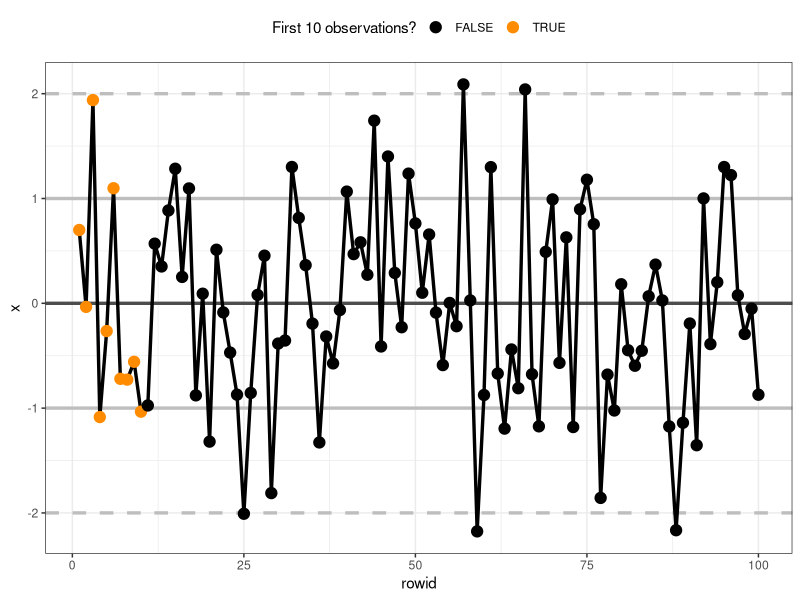
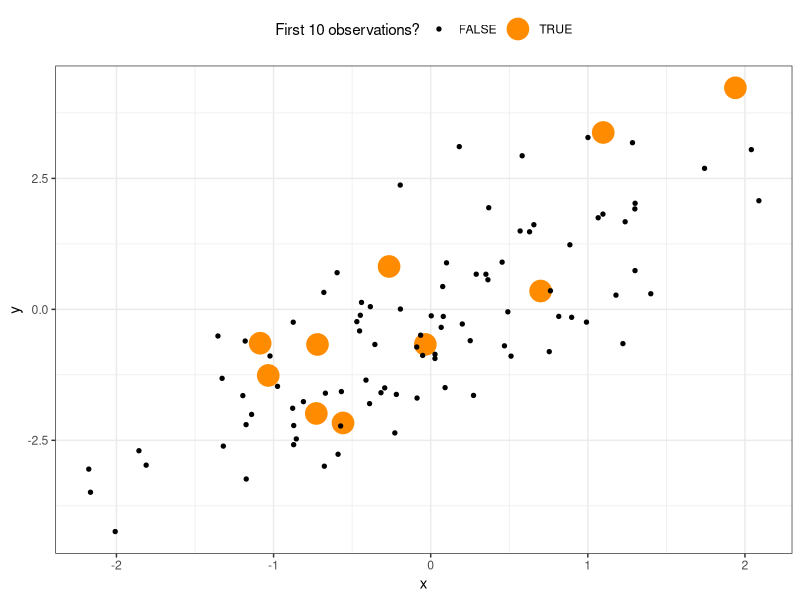
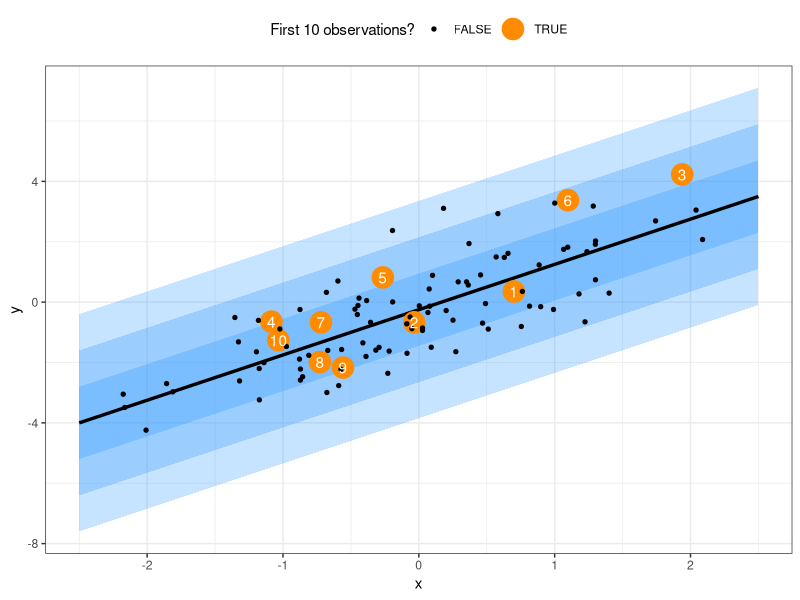
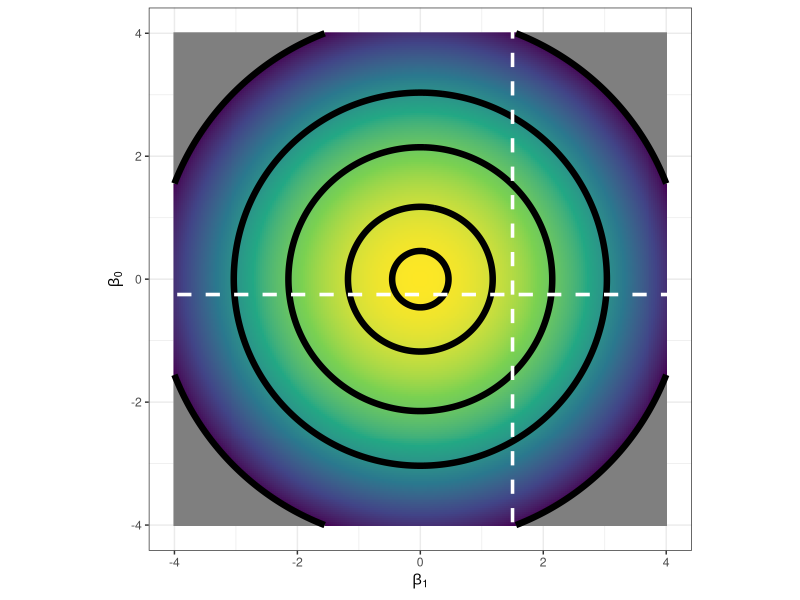
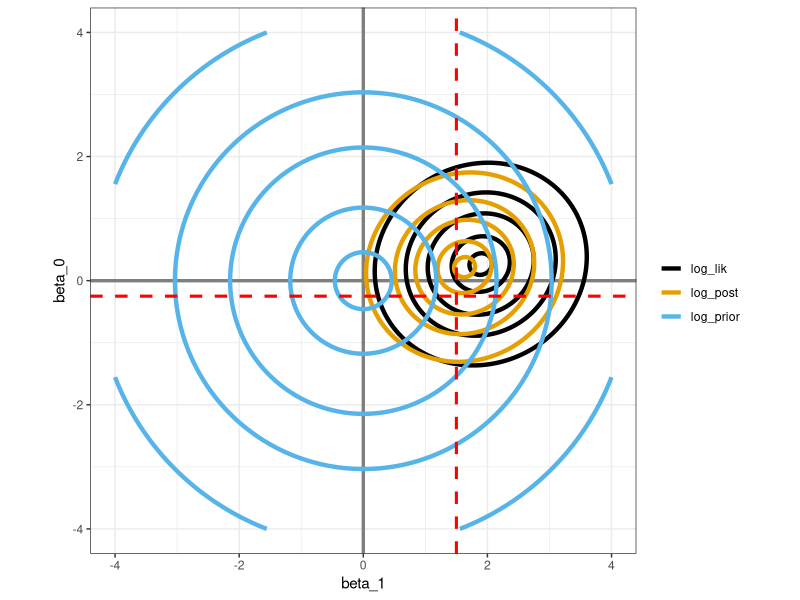
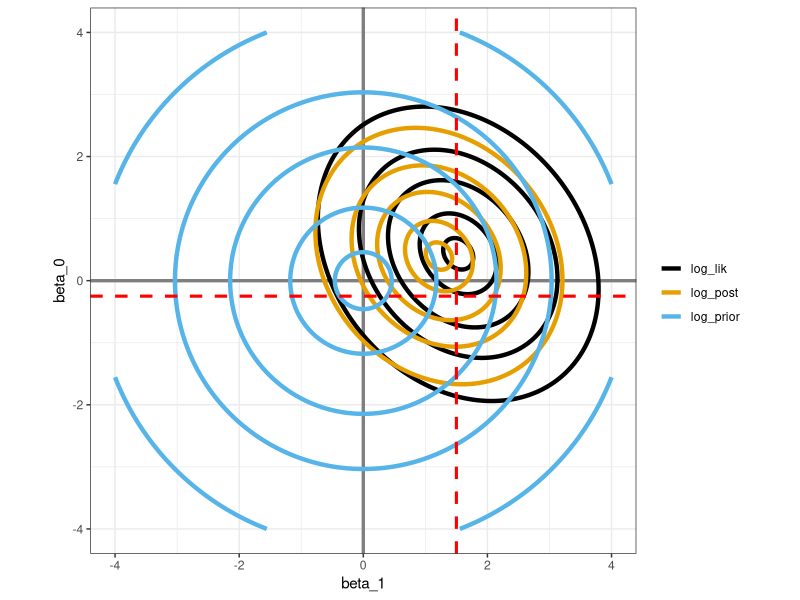
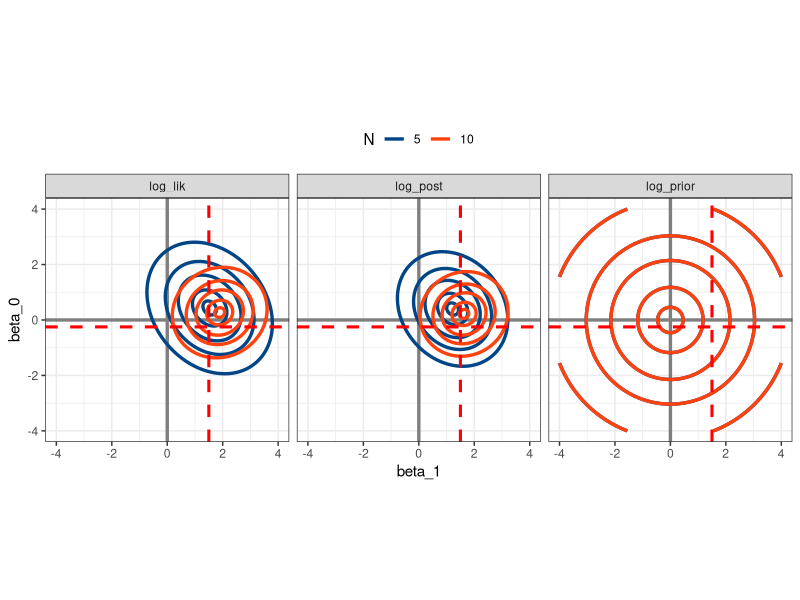
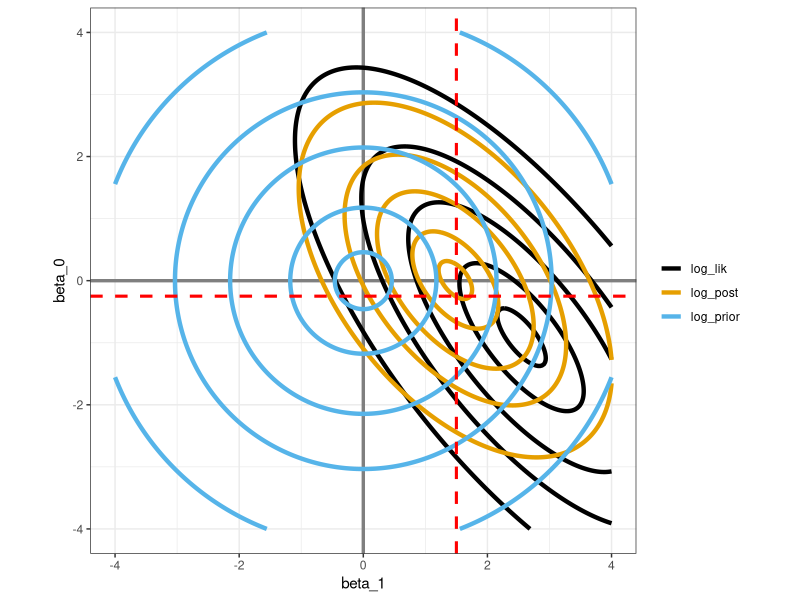

The R script that drew these images, in order: (Note: a time limit stopped this script after it produced the figures.)
## ---- chunk 1
knitr::opts_chunk$set(echo = TRUE)
## ---- chunk 2
library(dplyr)
library(ggplot2)
## ---- chunk 3
set.seed(4100)
x_demo <- rnorm(n = 100, mean = 0, sd = 1)
## ---- chunk 4
beta_0_true <- -0.25
beta_1_true <- 1.5

sigma_true <- 1.2
## ---- chunk 5
set.seed(4200)
demo_df <- tibble::tibble(
  x = x_demo
) %>% 
  mutate(mu = beta_0_true + beta_1_true * x,
         y = rnorm(n = n(), mean = mu, sd = sigma_true))
## ---- chunk 6
demo_df %>% 
  tibble::rowid_to_column() %>% 
  ggplot(mapping = aes(x = rowid, y = x)) +
  geom_hline(yintercept = 0, color = "grey30", size = 1.15) +
  geom_hline(yintercept = c(-1, 1), color = "grey", size = 1.15) +
  geom_hline(yintercept = c(-2, 2), color = "grey", size = 1.15, linetype = "dashed") +
  geom_line(size = 1.15) +
  geom_point(mapping = aes(color = rowid < 11),
             size = 3.5) +
  scale_color_manual("First 10 observations?", 
                     values = c("TRUE" = "darkorange",
                                "FALSE" = "black")) +
  theme_bw() +
  theme(legend.position = "top")
## ---- chunk 7
demo_df %>% 
  tibble::rowid_to_column() %>% 
  ggplot(mapping = aes(x = x, y = y)) +
  geom_point(mapping = aes(color = rowid < 11,
                           size = rowid < 11)) +
  scale_color_manual("First 10 observations?",
                     values = c("TRUE" = "darkorange",
                                "FALSE" = "black")) +
  scale_size_manual("First 10 observations?",
                    values = c("TRUE" = 7,
                               "FALSE" = 1.15)) +
  labs(x = "x", y = "y") +
  theme_bw() +
  theme(axis.title = element_text(size = 11),
        legend.position = "top")
## ---- chunk 8
demo_fine <- tibble::tibble(
  x = seq(-2.5, 2.5, length.out = 101)
) %>% 
  mutate(mu = beta_0_true + beta_1_true * x)
## ---- chunk 9
demo_fine %>% 
  tibble::rowid_to_column() %>% 
  ggplot(mapping = aes(x = x)) +
  geom_ribbon(mapping = aes(ymin = mu - 3 * sigma_true,
                            ymax = mu + 3 * sigma_true,
                            group = 1),
              fill = "dodgerblue", alpha = 0.25) +
  geom_ribbon(mapping = aes(ymin = mu - 2 * sigma_true,
                            ymax = mu + 2 * sigma_true,
                            group = 1),
              fill = "dodgerblue", alpha = 0.25) +
  geom_ribbon(mapping = aes(ymin = mu - 1 * sigma_true,
                            ymax = mu + 1 * sigma_true,
                            group = 1),
              fill = "dodgerblue", alpha = 0.25) +
  geom_line(mapping = aes(y = mu,
                          group = 1),
            color = "black", size = 1.15) +
  geom_point(data = demo_df %>% 
               tibble::rowid_to_column("obs_id"),
             mapping = aes(y = y,
                           color = obs_id < 11,
                           size = obs_id < 11)) +
  geom_text(data = demo_df %>% 
              tibble::rowid_to_column("obs_id") %>% 
              filter(obs_id < 11),
            mapping = aes(y = y,
                          label = obs_id),
            color = "white") +
  scale_color_manual("First 10 observations?",
                     values = c("TRUE" = "darkorange",
                                "FALSE" = "black")) +
  scale_size_manual("First 10 observations?",
                    values = c("TRUE" = 7,
                               "FALSE" = 1.15)) +
  labs(x = "x", y = "y") +
  theme_bw() +
  theme(axis.title = element_text(size = 11),
        legend.position = "top")
## ---- chunk 10
demo_train <- demo_df %>% 
  tibble::rowid_to_column("obs_id") %>% 
  filter(obs_id < 11) %>% 
  select(x, y)
## ---- chunk 11
demo_mod <- lm(y ~ x, data = demo_train)
## ---- chunk 12
demo_mod %>% summary()
## ---- chunk 13
demo_df %>% 
  tibble::rowid_to_column("obs_id") %>% 
  filter(obs_id < 6) %>% 
  lm(y ~ x, data = .) %>% 
  summary()
## ---- chunk 14
beta_param_grid <- expand.grid(beta_0 = seq(-4, 4, length.out = 251),
                               beta_1 = seq(-4, 4, length.out = 251),
                               KEEP.OUT.ATTRS = FALSE,
                               stringsAsFactors = FALSE) %>% 
  as.data.frame() %>% tbl_df()
## ---- chunk 15
values_log_prior_01 <- mvtnorm::dmvnorm(as.matrix(beta_param_grid),
                                        mean = rep(0, 2),
                                        sigma = diag(2),
                                        log = TRUE)
## ---- chunk 16
beta_param_grid %>% 
  mutate(log_prior = values_log_prior_01) %>% 
  mutate(log_prior_2 = log_prior - max(log_prior)) %>% 
  ggplot(mapping = aes(x = beta_1, y = beta_0)) +
  geom_raster(mapping = aes(fill = log_prior_2)) +
  stat_contour(mapping = aes(z = log_prior_2),
               breaks = log(c(0.01/100, 0.01, 0.1, 0.5, 0.9)),
               size = 2.2,
               color = "black") +
  geom_hline(yintercept = beta_0_true,
             color = "white", linetype = "dashed", size = 1.2) +
  geom_vline(xintercept = beta_1_true,
             color = "white", linetype = "dashed", size = 1.2) +
  coord_fixed(ratio = 1) +
  scale_fill_viridis_c(guide = FALSE, option = "viridis",
                       limits = log(c(0.01/100, 1.0))) +
  labs(x = expression(beta[1]), y = expression(beta[0])) +
  theme_bw()
## ---- chunk 17
lm_log_dens <- function(unknowns, my_info)
{
  # unknowns are just the beta parameters for this example
  bcol <- as.matrix(unknowns)
  
  # extract the design matrix
  X <- my_info$design_matrix
  
  # calculate the mean trend
  mu <- as.vector(X %*% bcol)
  
  # evaluate the log-likelihood
  log_lik <- sum(dnorm(x = my_info$yobs,
                       mean = mu,
                       sd = my_info$sigma_use,
                       log = TRUE))
  
  # evalutae the log-prior
  log_prior <- sum(dnorm(x = unknowns,
                         mean = my_info$mu_beta,
                         sd = my_info$tau_beta,
                         log = TRUE))
  
  # sum together
  log_post <- log_lik + log_prior
  
  # package together
  list(log_lik = log_lik, log_prior = log_prior, log_post = log_post)
}
## ---- chunk 18
demo_info <- list(
  yobs = demo_train$y,
  design_matrix = model.matrix( ~ x, demo_train),
  mu_beta = 0,
  tau_beta = 1,
  sigma_use = sigma_true
)
## ---- chunk 19
lm_log_dens(rep(0, ncol(demo_info$design_matrix)), demo_info)
## ---- chunk 20
lm_log_dens(rep(-2, ncol(demo_info$design_matrix)), demo_info)
## ---- chunk 21
eval_log_dens <- function(b0, b1, my_func, my_info)
{
  my_func(c(b0, b1), my_info)
}
## ---- chunk 22
eval_log_dens(0, 0, lm_log_dens, demo_info)
## ---- chunk 23
purrr::map2_dfr(c(0, -2),
                c(0, -2),
                eval_log_dens,
                my_func = lm_log_dens,
                my_info = demo_info)
## ---- chunk 24
eval_log_dens(0, 1, lm_log_dens, demo_info)
## ---- chunk 25
purrr::map2_dfr(c(0, -2, 0),
                c(0, -2, 1),
                eval_log_dens,
                my_func = lm_log_dens,
                my_info = demo_info)
## ---- chunk 26
grid_res_10 <- purrr::map2_dfr(beta_param_grid$beta_0,
                               beta_param_grid$beta_1,
                               eval_log_dens,
                               my_func = lm_log_dens,
                               my_info = demo_info)
## ---- chunk 27
grid_res_10 %>% glimpse()
## ---- chunk 28
grid_res_10 %>% 
  tibble::rowid_to_column() %>% 
  head(10)
## ---- chunk 29
grid_res_10 %>% 
  tibble::rowid_to_column() %>% 
  tidyr::gather(key = "term_name",
                value = "log_density",
                -rowid) %>% 
  glimpse()
## ---- chunk 30
grid_res_10 %>% 
  tibble::rowid_to_column() %>% 
  tidyr::gather(key = "term_name", 
                value = "log_density",
                -rowid) %>% 
  count(term_name)
## ---- chunk 31
grid_res_10 %>% 
  tibble::rowid_to_column() %>% 
  tidyr::gather(key = "term_name", 
                value = "log_density",
                -rowid) %>% 
  filter(rowid %in% c(1, 2))
## ---- chunk 32
grid_res_10 %>% 
  slice(1:2)
## ---- chunk 33
grid_res_10 %>% 
  tibble::rowid_to_column() %>% 
  tidyr::gather(key = "term_name",
                value = "log_density",
                -rowid) %>% 
  left_join(beta_param_grid %>% tibble::rowid_to_column(),
            by = "rowid") %>% 
  glimpse()
## ---- chunk 34
grid_res_10 %>% 
  tibble::rowid_to_column() %>% 
  tidyr::gather(key = "term_name",
                value = "log_density",
                -rowid) %>% 
  left_join(beta_param_grid %>% tibble::rowid_to_column(),
            by = "rowid") %>% 
  filter(rowid %in% c(1, 2))
## ---- chunk 35
beta_param_grid %>% slice(1:2)
## ---- chunk 36
grid_res_10 %>% 
  tibble::rowid_to_column() %>% 
  tidyr::gather(key = "term_name",
                value = "log_density",
                -rowid) %>% 
  left_join(beta_param_grid %>% tibble::rowid_to_column(),
            by = "rowid") %>% 
  mutate(max_log_dens = max(log_density)) %>% 
  count(max_log_dens)
## ---- chunk 37
grid_res_10 %>% 
  tibble::rowid_to_column() %>% 
  tidyr::gather(key = "term_name",
                value = "log_density",
                -rowid) %>% 
  left_join(beta_param_grid %>% tibble::rowid_to_column(),
            by = "rowid") %>% 
  group_by(term_name) %>% 
  mutate(max_log_dens = max(log_density)) %>% 
  ungroup() %>% 
  count(max_log_dens)
## ---- chunk 38
grid_res_10 %>% 
  tibble::rowid_to_column() %>% 
  tidyr::gather(key = "term_name",
                value = "log_density",
                -rowid) %>% 
  left_join(beta_param_grid %>% tibble::rowid_to_column(),
            by = "rowid") %>% 
  group_by(term_name) %>% 
  mutate(max_log_dens = max(log_density)) %>% 
  ungroup() %>% 
  count(term_name, max_log_dens)
## ---- chunk 39
grid_res_10 %>% 
  tibble::rowid_to_column() %>% 
  tidyr::gather(key = "term_name",
                value = "log_density",
                -rowid) %>% 
  left_join(beta_param_grid %>% tibble::rowid_to_column(),
            by = "rowid") %>% 
  group_by(term_name) %>% 
  mutate(max_log_dens = max(log_density)) %>% 
  ungroup() %>% 
  mutate(log_density_2 = log_density - max_log_dens) %>% 
  filter(rowid %in% 1:2)
## ---- chunk 40
grid_res_10 %>% 
  tibble::rowid_to_column() %>% 
  tidyr::gather(key = "term_name",
                value = "log_density",
                -rowid) %>% 
  left_join(beta_param_grid %>% tibble::rowid_to_column(),
            by = "rowid") %>% 
  group_by(term_name) %>% 
  mutate(max_log_dens = max(log_density)) %>% 
  ungroup() %>% 
  mutate(log_density_2 = log_density - max_log_dens) %>% 
  ggplot(mapping = aes(x = beta_1,
                       y = beta_0)) +
  geom_hline(yintercept = 0, color = "grey50", size = 1.15) +
  geom_vline(xintercept = 0, color = "grey50", size = 1.15) +
  stat_contour(mapping = aes(z = log_density_2,
                             group = term_name,
                             color = term_name),
               breaks = log(c(0.01/100, 0.01, 0.1, 0.5, 0.9)),
               size = 1.5) + 
  geom_hline(yintercept = beta_0_true,
             color = "red", linetype = "dashed", size = 1.05) +
  geom_vline(xintercept = beta_1_true,
             color = "red", linetype = "dashed", size = 1.05) +
  coord_equal() +
  ggthemes::scale_color_colorblind("") +
  theme_bw()
## ---- chunk 41
demo_train_05 <- demo_df %>% 
  tibble::rowid_to_column("obs_id") %>% 
  filter(obs_id < 6) %>% 
  select(x, y)

demo_info_05 <- list(
  yobs = demo_train_05$y,
  design_matrix = model.matrix( ~ x, demo_train_05),
  mu_beta = 0,
  tau_beta = 1,
  sigma_use = sigma_true
)
## ---- chunk 42
grid_res_05 <- purrr::map2_dfr(beta_param_grid$beta_0,
                               beta_param_grid$beta_1,
                               eval_log_dens,
                               my_func = lm_log_dens,
                               my_info = demo_info_05)
## ---- chunk 43
grid_res_05 %>% 
  tibble::rowid_to_column() %>% 
  tidyr::gather(key = "term_name",
                value = "log_density",
                -rowid) %>% 
  left_join(beta_param_grid %>% tibble::rowid_to_column(),
            by = "rowid") %>% 
  group_by(term_name) %>% 
  mutate(max_log_dens = max(log_density)) %>% 
  ungroup() %>% 
  mutate(log_density_2 = log_density - max_log_dens) %>% 
  ggplot(mapping = aes(x = beta_1,
                       y = beta_0)) +
  geom_hline(yintercept = 0, color = "grey50", size = 1.15) +
  geom_vline(xintercept = 0, color = "grey50", size = 1.15) +
  stat_contour(mapping = aes(z = log_density_2,
                             group = term_name,
                             color = term_name),
               breaks = log(c(0.01/100, 0.01, 0.1, 0.5, 0.9)),
               size = 1.5) + 
  geom_hline(yintercept = beta_0_true,
             color = "red", linetype = "dashed", size = 1.05) +
  geom_vline(xintercept = beta_1_true,
             color = "red", linetype = "dashed", size = 1.05) +
  coord_equal() +
  ggthemes::scale_color_colorblind("") +
  theme_bw()
## ---- chunk 44
grid_res_05 %>% 
  mutate(N = 5) %>% 
  tibble::rowid_to_column() %>% 
  bind_rows(grid_res_10 %>% mutate(N = 10) %>% 
              tibble::rowid_to_column()) %>% 
  tidyr::gather(key = "term_name",
                value = "log_density",
                -rowid, -N) %>% 
  left_join(beta_param_grid %>% tibble::rowid_to_column(),
            by = "rowid") %>% 
  group_by(N, term_name) %>% 
  mutate(max_log_dens = max(log_density)) %>% 
  ungroup() %>% 
  mutate(log_density_2 = log_density - max_log_dens) %>% 
  ggplot(mapping = aes(x = beta_1,
                       y = beta_0)) +
  geom_hline(yintercept = 0, color = "grey50", size = 1.15) +
  geom_vline(xintercept = 0, color = "grey50", size = 1.15) +
  stat_contour(mapping = aes(z = log_density_2,
                             group = interaction(N, term_name),
                             color = as.factor(N)),
               breaks = log(c(0.01/100, 0.01, 0.1, 0.5, 0.9)),
               size = 1.15) + 
  geom_hline(yintercept = beta_0_true,
             color = "red", linetype = "dashed", size = 1.05) +
  geom_vline(xintercept = beta_1_true,
             color = "red", linetype = "dashed", size = 1.05) +
  coord_equal() +
  facet_grid(.~term_name) +
  ggthemes::scale_color_calc("N") +
  theme_bw() +
  theme(legend.position = "top")
## ---- chunk 45
demo_train_03 <- demo_df %>% 
  tibble::rowid_to_column("obs_id") %>% 
  filter(obs_id < 4) %>% 
  select(x, y)

demo_info_03 <- list(
  yobs = demo_train_03$y,
  design_matrix = model.matrix( ~ x, demo_train_03),
  mu_beta = 0,
  tau_beta = 1,
  sigma_use = sigma_true
)

grid_res_03 <- purrr::map2_dfr(beta_param_grid$beta_0,
                               beta_param_grid$beta_1,
                               eval_log_dens,
                               my_func = lm_log_dens,
                               my_info = demo_info_03)
## ---- chunk 46
grid_res_03 %>% 
  tibble::rowid_to_column() %>% 
  tidyr::gather(key = "term_name",
                value = "log_density",
                -rowid) %>% 
  left_join(beta_param_grid %>% tibble::rowid_to_column(),
            by = "rowid") %>% 
  group_by(term_name) %>% 
  mutate(max_log_dens = max(log_density)) %>% 
  ungroup() %>% 
  mutate(log_density_2 = log_density - max_log_dens) %>% 
  ggplot(mapping = aes(x = beta_1,
                       y = beta_0)) +
  geom_hline(yintercept = 0, color = "grey50", size = 1.15) +
  geom_vline(xintercept = 0, color = "grey50", size = 1.15) +
  stat_contour(mapping = aes(z = log_density_2,
                             group = term_name,
                             color = term_name),
               breaks = log(c(0.01/100, 0.01, 0.1, 0.5, 0.9)),
               size = 1.5) + 
  geom_hline(yintercept = beta_0_true,
             color = "red", linetype = "dashed", size = 1.05) +
  geom_vline(xintercept = beta_1_true,
             color = "red", linetype = "dashed", size = 1.05) +
  coord_equal() +
  ggthemes::scale_color_colorblind("") +
  theme_bw()
## ---- chunk 47
grid_res_03 %>% 
  tibble::rowid_to_column() %>% 
  tidyr::gather(key = "term_name",
                value = "log_density",
                -rowid) %>% 
  left_join(beta_param_grid %>% tibble::rowid_to_column(),
            by = "rowid") %>% 
  group_by(term_name) %>% 
  mutate(max_log_dens = max(log_density)) %>% 
  ungroup() %>% 
  mutate(log_density_2 = log_density - max_log_dens) %>% 
  filter(term_name != "log_post") %>% 
  ggplot(mapping = aes(x = beta_1,
                       y = beta_0)) +
  geom_hline(yintercept = 0, color = "grey50", size = 1.15) +
  geom_vline(xintercept = 0, color = "grey50", size = 1.15) +
  stat_contour(mapping = aes(z = log_density_2,
                             group = term_name,
                             color = term_name),
               breaks = log(c(0.01/100, 0.01, 0.1, 0.5, 0.9)),
               size = 1.5) + 
  geom_hline(yintercept = c(-2, 2),
             color = "grey50", linetype = "dashed", size = 1.05) +
  geom_vline(xintercept = c(-2, 2),
             color = "grey50", linetype = "dashed", size = 1.05) +
  coord_equal() +
  scale_color_manual("",
                     values = c("log_prior" = "dodgerblue",
                                "log_lik" = "black")) +
  theme_bw()
## ---- chunk 48
grid_res_03 %>% 
  tibble::rowid_to_column() %>% 
  tidyr::gather(key = "term_name",
                value = "log_density",
                -rowid) %>% 
  left_join(beta_param_grid %>% tibble::rowid_to_column(),
            by = "rowid") %>% 
  group_by(term_name) %>% 
  mutate(max_log_dens = max(log_density)) %>% 
  ungroup() %>% 
  mutate(log_density_2 = log_density - max_log_dens) %>% 
  ggplot(mapping = aes(x = beta_1,
                       y = beta_0)) +
  geom_hline(yintercept = 0, color = "grey50", size = 1.15) +
  geom_vline(xintercept = 0, color = "grey50", size = 1.15) +
  stat_contour(mapping = aes(z = log_density_2,
                             group = term_name,
                             color = term_name,
                             alpha = term_name),
               breaks = log(c(0.01/100, 0.01, 0.1, 0.5, 0.9)),
               size = 1.5) + 
  geom_hline(yintercept = c(-2, 2),
             color = "grey50", linetype = "dashed", size = 1.05) +
  geom_vline(xintercept = c(-2, 2),
             color = "grey50", linetype = "dashed", size = 1.05) +
  coord_equal() +
  ggthemes::scale_color_colorblind("") + 
  scale_alpha_manual("",
                     values = c("log_lik" = 0.5,
                                "log_prior" = 0.5,
                                "log_post" = 1.0)) +
  theme_bw()
## ---- chunk 49
manage_regularize_surface_eval <- function(tau_beta, num_obs, avail_data, my_func, my_info, b_grid)
{
  # create the training set
  xdata <- avail_data %>% slice(1:num_obs)
  
  # add to the list of required information
  my_info$design_matrix <- model.matrix( ~ x, xdata)
  my_info$yobs <- xdata$y
  
  my_info$tau_beta <- tau_beta
  
  # calculate the log-densities and package together
  purrr::map2_dfr(b_grid$beta_0,
                  b_grid$beta_1,
                  eval_log_dens,
                  my_func = my_func,
                  my_info = my_info) %>% 
    mutate(N = num_obs,
           tau_beta = tau_beta) %>% 
    tibble::rowid_to_column()
}
## ---- chunk 50
reg_obs_grid <- expand.grid(tau_beta = c(1/25, 1/5, 1, 5, 25),
                            num_obs = c(3, 5, 10, 100),
                            KEEP.OUT.ATTRS = FALSE,
                            stringsAsFactors = FALSE) %>% 
  as.data.frame() %>% tbl_df()

hyper_list <- list(
  mu_beta = 0,
  sigma_use = sigma_true
)
## ---- chunk 51
reg_obs_study_results <- purrr::map2_dfr(reg_obs_grid$tau_beta,
                                         reg_obs_grid$num_obs,
                                         manage_regularize_surface_eval,
                                         avail_data = demo_df,
                                         my_func = lm_log_dens,
                                         my_info = hyper_list,
                                         b_grid = beta_param_grid)
## ---- chunk 52
reg_obs_study_results %>% 
  tidyr::gather(key = "term_name",
                value = "log_density",
                -rowid, -N, -tau_beta) %>% 
  left_join(beta_param_grid %>% tibble::rowid_to_column(),
            by = "rowid") %>% 
  group_by(term_name, N, tau_beta) %>% 
  mutate(max_log_dens = max(log_density)) %>% 
  ungroup() %>% 
  mutate(log_density_2 = log_density - max_log_dens) %>% 
  ggplot(mapping = aes(x = beta_1,
                       y = beta_0)) +
  geom_hline(yintercept = 0, color = "grey50", size = 0.85) +
  geom_vline(xintercept = 0, color = "grey50", size = 0.85) +
  stat_contour(mapping = aes(z = log_density_2,
                             group = interaction(N, tau_beta, term_name),
                             color = term_name),
               breaks = log(c(0.01/100, 0.01, 0.1, 0.5, 0.9))) + 
  coord_equal() +
  facet_grid(N ~ tau_beta, labeller = "label_both") +
  ggthemes::scale_color_colorblind("") + 
  theme_bw()
## ---- chunk 53
reg_obs_study_results %>% 
  tidyr::gather(key = "term_name",
                value = "log_density",
                -rowid, -N, -tau_beta) %>% 
  left_join(beta_param_grid %>% tibble::rowid_to_column(),
            by = "rowid") %>% 
  group_by(term_name, N, tau_beta) %>% 
  mutate(max_log_dens = max(log_density)) %>% 
  ungroup() %>% 
  mutate(log_density_2 = log_density - max_log_dens) %>% 
  filter(tau_beta == 0.2) %>% 
  ggplot(mapping = aes(x = beta_1,
                       y = beta_0)) +
  geom_hline(yintercept = 0, color = "grey50", size = 0.85) +
  geom_vline(xintercept = 0, color = "grey50", size = 0.85) +
  stat_contour(mapping = aes(z = log_density_2,
                             group = interaction(N, tau_beta, term_name),
                             color = term_name),
               breaks = log(c(0.01/100, 0.01, 0.1, 0.5, 0.9))) + 
  coord_equal(xlim = c(-1, 2.5), ylim = c(-1.5, 1.5)) +
  facet_wrap( ~ N, labeller = "label_both") +
  ggthemes::scale_color_colorblind("") + 
  theme_bw()
## ---- chunk 54
reg_obs_study_results %>% 
  tidyr::gather(key = "term_name",
                value = "log_density",
                -rowid, -N, -tau_beta) %>% 
  left_join(beta_param_grid %>% tibble::rowid_to_column(),
            by = "rowid") %>% 
  group_by(term_name, N, tau_beta) %>% 
  mutate(max_log_dens = max(log_density)) %>% 
  ungroup() %>% 
  mutate(log_density_2 = log_density - max_log_dens) %>% 
  filter(tau_beta == 0.04) %>% 
  ggplot(mapping = aes(x = beta_1,
                       y = beta_0)) +
  geom_hline(yintercept = 0, color = "grey50", size = 0.85) +
  geom_vline(xintercept = 0, color = "grey50", size = 0.85) +
  stat_contour(mapping = aes(z = log_density_2,
                             group = interaction(N, tau_beta, term_name),
                             color = term_name),
               breaks = log(c(0.01/100, 0.01, 0.1, 0.5, 0.9))) + 
  coord_equal(xlim = c(-1, 2.5), ylim = c(-1.5, 1.5)) +
  facet_wrap( ~ N, labeller = "label_both") +
  ggthemes::scale_color_colorblind("") + 
  theme_bw()
## ---- chunk 55
demo_train_03
## ---- chunk 56
X03 <- model.matrix( ~ x, demo_train_03)

X03
## ---- chunk 57
X03[1, ,drop=FALSE]
## ---- chunk 58
t(X03[1, ,drop=FALSE]) %*% X03[1, ,drop=FALSE]
## ---- chunk 59
t(X03[2, ,drop=FALSE]) %*% X03[2, ,drop=FALSE]
## ---- chunk 60
t(X03[3, ,drop=FALSE]) %*% X03[3, ,drop=FALSE]
## ---- chunk 61
row_outer_product <- function(rid, X)
{
  t(X[rid, ,drop=FALSE]) %*% X[rid, ,drop=FALSE]
}
## ---- chunk 62
row_outer_product(1, X03) + row_outer_product(2, X03) + row_outer_product(3, X03)
## ---- chunk 63
t(X03) %*% X03
## ---- chunk 64
B03_noreg <- sigma_true^2 * solve(t(X03) %*% X03)

B03_noreg
## ---- chunk 65
sqrt(diag(B03_noreg))
## ---- chunk 66
cov2cor(B03_noreg)
## ---- chunk 67
b03_ols <- solve(t(X03) %*% X03, t(X03) %*% as.matrix(demo_train_03$y))

b03_ols
## ---- chunk 68
values_log_post_03_no_reg <- mvtnorm::dmvnorm(as.matrix(beta_param_grid),
                                        mean = as.vector(b03_ols),
                                        sigma = B03_noreg,
                                        log = TRUE)
## ---- chunk 69
grid_res_03 %>% 
  select(from_functions = log_lik) %>% 
  mutate(analytic = values_log_post_03_no_reg) %>% 
  tibble::rowid_to_column() %>% 
  tidyr::gather(key = "term_name", 
                value = "log_density",
                -rowid) %>% 
  left_join(beta_param_grid %>% tibble::rowid_to_column(),
            by = "rowid") %>% 
  group_by(term_name) %>% 
  mutate(max_log_dens = max(log_density)) %>% 
  ungroup() %>% 
  mutate(log_density_2 = log_density - max_log_dens) %>% 
  ggplot(mapping = aes(x = beta_1,
                       y = beta_0)) +
  geom_hline(yintercept = 0, color = "grey50", size = 1.15) +
  geom_vline(xintercept = 0, color = "grey50", size = 1.15) +
  stat_contour(mapping = aes(z = log_density_2,
                             group = term_name,
                             color = term_name,
                             linetype = term_name),
               breaks = log(c(0.01/100, 0.01, 0.1, 0.5, 0.9)),
               size = 1.5) + 
  geom_hline(yintercept = beta_0_true,
             color = "red", linetype = "dashed", size = 1.05) +
  geom_vline(xintercept = beta_1_true,
             color = "red", linetype = "dashed", size = 1.05) +
  coord_equal() +
  ggthemes::scale_color_calc("Likelhood\ncontribution") +
  scale_linetype_discrete("Likelhood\ncontribution") +
  theme_bw()
## ---- chunk 70
reg_factor <- (sigma_true / 1)^2
## ---- chunk 71
t(X03) %*% X03 + reg_factor * diag(ncol(X03))
## ---- chunk 72
B03 <- sigma_true^2 * solve(t(X03) %*% X03 + reg_factor * diag(ncol(X03)))

B03
## ---- chunk 73
sqrt(diag(B03))
## ---- chunk 74
cov2cor(B03)
## ---- chunk 75
b03 <- solve(t(X03) %*% X03 + reg_factor * diag(ncol(X03)), t(X03) %*% as.matrix(demo_train_03$y))

b03
## ---- chunk 76
values_log_post_03_w_reg <- mvtnorm::dmvnorm(as.matrix(beta_param_grid),
                                        mean = as.vector(b03),
                                        sigma = B03,
                                        log = TRUE)
## ---- chunk 77
grid_res_03 %>% 
  select(from_functions = log_post) %>% 
  mutate(analytic = values_log_post_03_w_reg) %>% 
  tibble::rowid_to_column() %>% 
  tidyr::gather(key = "term_name", 
                value = "log_density",
                -rowid) %>% 
  left_join(beta_param_grid %>% tibble::rowid_to_column(),
            by = "rowid") %>% 
  group_by(term_name) %>% 
  mutate(max_log_dens = max(log_density)) %>% 
  ungroup() %>% 
  mutate(log_density_2 = log_density - max_log_dens) %>% 
  ggplot(mapping = aes(x = beta_1,
                       y = beta_0)) +
  geom_hline(yintercept = 0, color = "grey50", size = 1.15) +
  geom_vline(xintercept = 0, color = "grey50", size = 1.15) +
  stat_contour(mapping = aes(z = log_density_2,
                             group = term_name,
                             color = term_name,
                             linetype = term_name),
               breaks = log(c(0.01/100, 0.01, 0.1, 0.5, 0.9)),
               size = 1.5) + 
  geom_hline(yintercept = beta_0_true,
             color = "red", linetype = "dashed", size = 1.05) +
  geom_vline(xintercept = beta_1_true,
             color = "red", linetype = "dashed", size = 1.05) +
  coord_equal() +
  ggthemes::scale_color_calc("Posterior") +
  scale_linetype_discrete("Posterior") +
  theme_bw()
